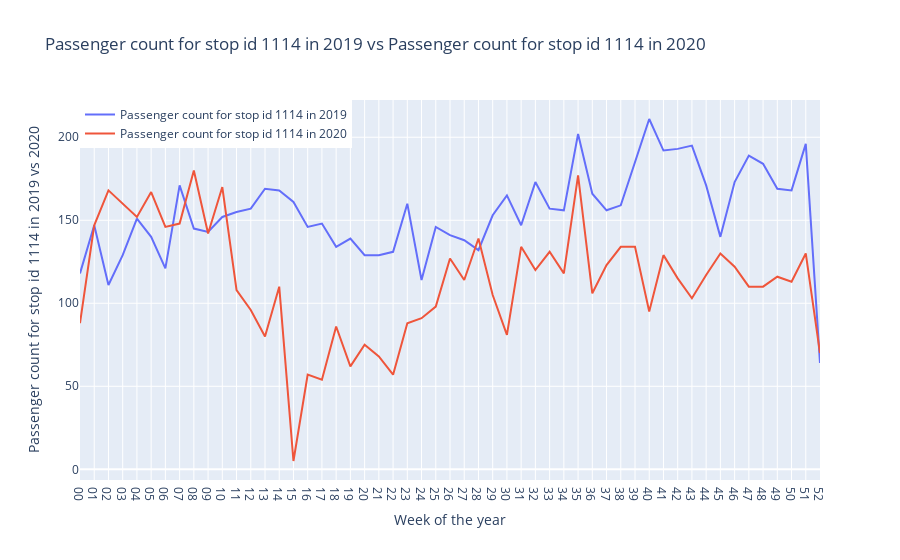

Source (notebook cell):
### Markdown cell above
### Subtask 2.1. (+5 points per hypothesis): Provide evidence to support that one of your hypothesis is likely true. They evidence could be in the form or newspaper articles, government declarations, etc

### Code cell
fig=go.Figure()
fig.add_trace(go.Scatter(x=df1.index, y=df_weekly_1114_1["PASSENGERS_ON"],
                    mode='lines',
                    name='Passenger count for stop id 1114 in 2019'))
fig.add_trace(go.Scatter(x=df1.index, y=df_weekly_1114_2["PASSENGERS_ON"],mode='lines',
                    name='Passenger count for stop id 1114 in 2020'))
fig.update_layout(title=" Passenger count for stop id 1114 in 2019 vs Passenger count for stop id 1114 in 2020",
                 xaxis_title="Week of the year",yaxis_title="  Passenger count for stop id 1114 in 2019 vs 2020",legend=dict(x=0,y=1,traceorder="normal"))

fig.show()

### Figure 1 — Plotly figure (JSON) as saved in the notebook; plotly's stock layout.template omitted (floating-point values rounded to 4 significant figures)
{"data": [{"mode": "lines", "name": "Passenger count for stop id 1114 in 2019", "type": "scatter", "x": ["00", "01", "02", "03", "04", "05", "06", "07", "08", "09", "10", "11", "12", "13", "14", "15", "16", "17", "18", "19", "20", "21", "22", "23", "24", "25", "26", "27", "28", "29", "30", "31", "32", "33", "34", "35", "36", "37", "38", "39", "40", "41", "42", "43", "44", "45", "46", "47", "48", "49", "50", "51", "52"], "y": [118, 147, 111, 129, 151, 140, 121, 171, 145, 143, 152, 155, 157, 169, 168, 161, 146, 148, 134, 139, 129, 129, 131, 160, 114, 146, 141, 138, 132, 153, 165, 147, 173, 157, 156, 202, 166, 156, 159, 185, 211, 192, 193, 195, 171, 140, 173, 189, 184, 169, 168, 196, 64]}, {"mode": "lines", "name": "Passenger count for stop id 1114 in 2020", "type": "scatter", "x": ["00", "01", "02", "03", "04", "05", "06", "07", "08", "09", "10", "11", "12", "13", "14", "15", "16", "17", "18", "19", "20", "21", "22", "23", "24", "25", "26", "27", "28", "29", "30", "31", "32", "33", "34", "35", "36", "37", "38", "39", "40", "41", "42", "43", "44", "45", "46", "47", "48", "49", "50", "51", "52"], "y": [88, 147, 168, 160, 152, 167, 146, 148, 180, 142, 170, 108, 96, 80, 110, 5, 57, 54, 86, 62, 75, 68, 57, 88, 91, 98, 127, 114, 139, 105, 81, 134, 120, 131, 118, 177, 106, 123, 134, 134, 95, 129, 115, 103, 117, 130, 122, 110, 110, 116, 113, 130, 70]}], "layout": {"legend": {"traceorder": "normal", "x": 0, "y": 1}, "title": {"text": " Passenger count for stop id 1114 in 2019 vs Passenger count for stop id 1114 in 2020"}, "xaxis": {"title": {"text": "Week of the year"}}, "yaxis": {"title": {"text": "  Passenger count for stop id 1114 in 2019 vs 2020"}}}}
